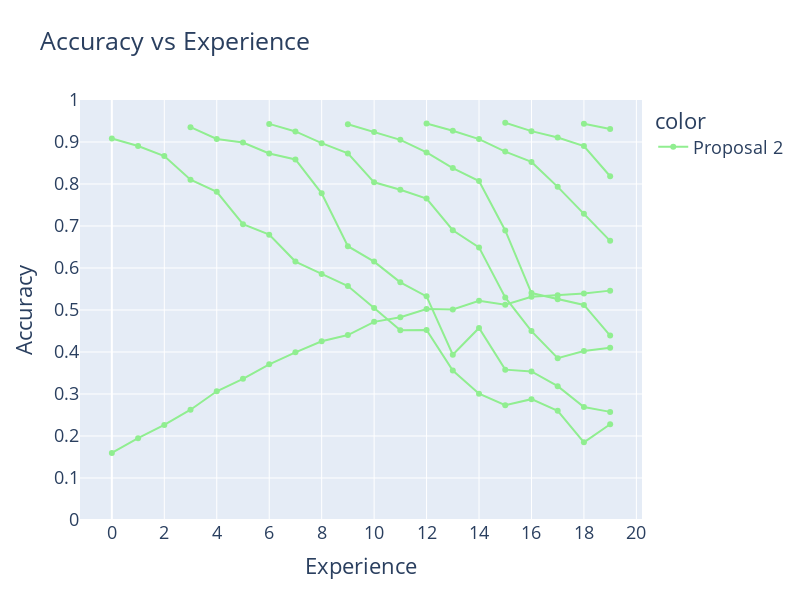

Notebook cell for this chart:
### Code cell
proposal_2_20 = {}

# replace with nan noisy metrics
for i in range(0,20,3):
    proposal_2_20[f"Task{i}"] = [np.nan] * i
    proposal_2_20[f"Task{i}"] += proposal_2_20_classes["accuracies"][f"Task{i}"][i:]

proposal_2_20["Overall"] = proposal_2_20_classes["accuracies"]["Overall"]

# plotly plot
fig = px.line(
    pd.DataFrame(proposal_2_20),
    title="Accuracy vs Experience",
    labels=dict(index="Experience", value="Accuracy"),
    width=800,
    height=600,
    range_y=[0, 1],
    markers=True,
    color=px.Constant("Proposal 2"),
    color_discrete_map={"Proposal 2": "lightgreen"},
)
fig.update_layout(
    xaxis=dict(tickmode="linear", tick0=0, dtick=2),
    yaxis=dict(tickmode="linear", tick0=0, dtick=0.1),
    font=dict(size=18),
)
fig.show()

### Figure 1 — Plotly figure (JSON) as saved in the notebook; plotly's stock layout.template omitted (floating-point values rounded to 4 significant figures)
{"data": [{"hovertemplate": "color=Proposal 2<br>variable=Task0<br>Experience=%{x}<br>Accuracy=%{y}<extra></extra>", "legendgroup": "Proposal 2", "line": {"color": "lightgreen", "dash": "solid"}, "marker": {"symbol": "circle"}, "mode": "markers+lines", "name": "Proposal 2", "orientation": "v", "showlegend": true, "type": "scatter", "x": [0, 1, 2, 3, 4, 5, 6, 7, 8, 9, 10, 11, 12, 13, 14, 15, 16, 17, 18, 19], "xaxis": "x", "y": [0.9082, 0.8903, 0.8664, 0.8103, 0.7814, 0.7042, 0.6794, 0.6153, 0.586, 0.5569, 0.5048, 0.4515, 0.4522, 0.3557, 0.3006, 0.2734, 0.2877, 0.2601, 0.185, 0.2281], "yaxis": "y"}, {"hovertemplate": "color=Proposal 2<br>variable=Task3<br>Experience=%{x}<br>Accuracy=%{y}<extra></extra>", "legendgroup": "Proposal 2", "line": {"color": "lightgreen", "dash": "solid"}, "marker": {"symbol": "circle"}, "mode": "markers+lines", "name": "Proposal 2", "orientation": "v", "showlegend": false, "type": "scatter", "x": [0, 1, 2, 3, 4, 5, 6, 7, 8, 9, 10, 11, 12, 13, 14, 15, 16, 17, 18, 19], "xaxis": "x", "y": [null, null, null, 0.9354, 0.9071, 0.8986, 0.8727, 0.8584, 0.7779, 0.6519, 0.6152, 0.5659, 0.5325, 0.3937, 0.4573, 0.358, 0.3538, 0.3186, 0.2689, 0.2574], "yaxis": "y"}, {"hovertemplate": "color=Proposal 2<br>variable=Task6<br>Experience=%{x}<br>Accuracy=%{y}<extra></extra>", "legendgroup": "Proposal 2", "line": {"color": "lightgreen", "dash": "solid"}, "marker": {"symbol": "circle"}, "mode": "markers+lines", "name": "Proposal 2", "orientation": "v", "showlegend": false, "type": "scatter", "x": [0, 1, 2, 3, 4, 5, 6, 7, 8, 9, 10, 11, 12, 13, 14, 15, 16, 17, 18, 19], "xaxis": "x", "y": [null, null, null, null, null, null, 0.9431, 0.9252, 0.8973, 0.8729, 0.804, 0.7864, 0.7655, 0.6899, 0.6491, 0.5299, 0.4498, 0.3852, 0.4024, 0.4102], "yaxis": "y"}, {"hovertemplate": "color=Proposal 2<br>variable=Task9<br>Experience=%{x}<br>Accuracy=%{y}<extra></extra>", "legendgroup": "Proposal 2", "line": {"color": "lightgreen", "dash": "solid"}, "marker": {"symbol": "circle"}, "mode": "markers+lines", "name": "Proposal 2", "orientation": "v", "showlegend": false, "type": "scatter", "x": [0, 1, 2, 3, 4, 5, 6, 7, 8, 9, 10, 11, 12, 13, 14, 15, 16, 17, 18, 19], "xaxis": "x", "y": [null, null, null, null, null, null, null, null, null, 0.9424, 0.9239, 0.9051, 0.8752, 0.8379, 0.8072, 0.6895, 0.5404, 0.5255, 0.5121, 0.4392], "yaxis": "y"}, {"hovertemplate": "color=Proposal 2<br>variable=Task12<br>Experience=%{x}<br>Accuracy=%{y}<extra></extra>", "legendgroup": "Proposal 2", "line": {"color": "lightgreen", "dash": "solid"}, "marker": {"symbol": "circle"}, "mode": "markers+lines", "name": "Proposal 2", "orientation": "v", "showlegend": false, "type": "scatter", "x": [0, 1, 2, 3, 4, 5, 6, 7, 8, 9, 10, 11, 12, 13, 14, 15, 16, 17, 18, 19], "xaxis": "x", "y": [null, null, null, null, null, null, null, null, null, null, null, null, 0.9439, 0.9267, 0.907, 0.8772, 0.8526, 0.7932, 0.7289, 0.6646], "yaxis": "y"}, {"hovertemplate": "color=Proposal 2<br>variable=Task15<br>Experience=%{x}<br>Accuracy=%{y}<extra></extra>", "legendgroup": "Proposal 2", "line": {"color": "lightgreen", "dash": "solid"}, "marker": {"symbol": "circle"}, "mode": "markers+lines", "name": "Proposal 2", "orientation": "v", "showlegend": false, "type": "scatter", "x": [0, 1, 2, 3, 4, 5, 6, 7, 8, 9, 10, 11, 12, 13, 14, 15, 16, 17, 18, 19], "xaxis": "x", "y": [null, null, null, null, null, null, null, null, null, null, null, null, null, null, null, 0.9457, 0.9258, 0.9106, 0.8902, 0.8185], "yaxis": "y"}, {"hovertemplate": "color=Proposal 2<br>variable=Task18<br>Experience=%{x}<br>Accuracy=%{y}<extra></extra>", "legendgroup": "Proposal 2", "line": {"color": "lightgreen", "dash": "solid"}, "marker": {"symbol": "circle"}, "mode": "markers+lines", "name": "Proposal 2", "orientation": "v", "showlegend": false, "type": "scatter", "x": [0, 1, 2, 3, 4, 5, 6, 7, 8, 9, 10, 11, 12, 13, 14, 15, 16, 17, 18, 19], "xaxis": "x", "y": [null, null, null, null, null, null, null, null, null, null, null, null, null, null, null, null, null, null, 0.9435, 0.9308], "yaxis": "y"}, {"hovertemplate": "color=Proposal 2<br>variable=Overall<br>Experience=%{x}<br>Accuracy=%{y}<extra></extra>", "legendgroup": "Proposal 2", "line": {"color": "lightgreen", "dash": "solid"}, "marker": {"symbol": "circle"}, "mode": "markers+lines", "name": "Proposal 2", "orientation": "v", "showlegend": false, "type": "scatter", "x": [0, 1, 2, 3, 4, 5, 6, 7, 8, 9, 10, 11, 12, 13, 14, 15, 16, 17, 18, 19], "xaxis": "x", "y": [0.1598, 0.1947, 0.2263, 0.2625, 0.3065, 0.3361, 0.3706, 0.3991, 0.4256, 0.4404, 0.4718, 0.4828, 0.5024, 0.5014, 0.5221, 0.5126, 0.5315, 0.5353, 0.5394, 0.5461], "yaxis": "y"}], "layout": {"font": {"size": 18}, "height": 600, "legend": {"title": {"text": "color"}, "tracegroupgap": 0}, "title": {"text": "Accuracy vs Experience"}, "width": 800, "xaxis": {"anchor": "y", "domain": [0, 1], "dtick": 2, "tick0": 0, "tickmode": "linear", "title": {"text": "Experience"}}, "yaxis": {"anchor": "x", "domain": [0, 1], "dtick": 0.1, "range": [0, 1], "tick0": 0, "tickmode": "linear", "title": {"text": "Accuracy"}}}}
